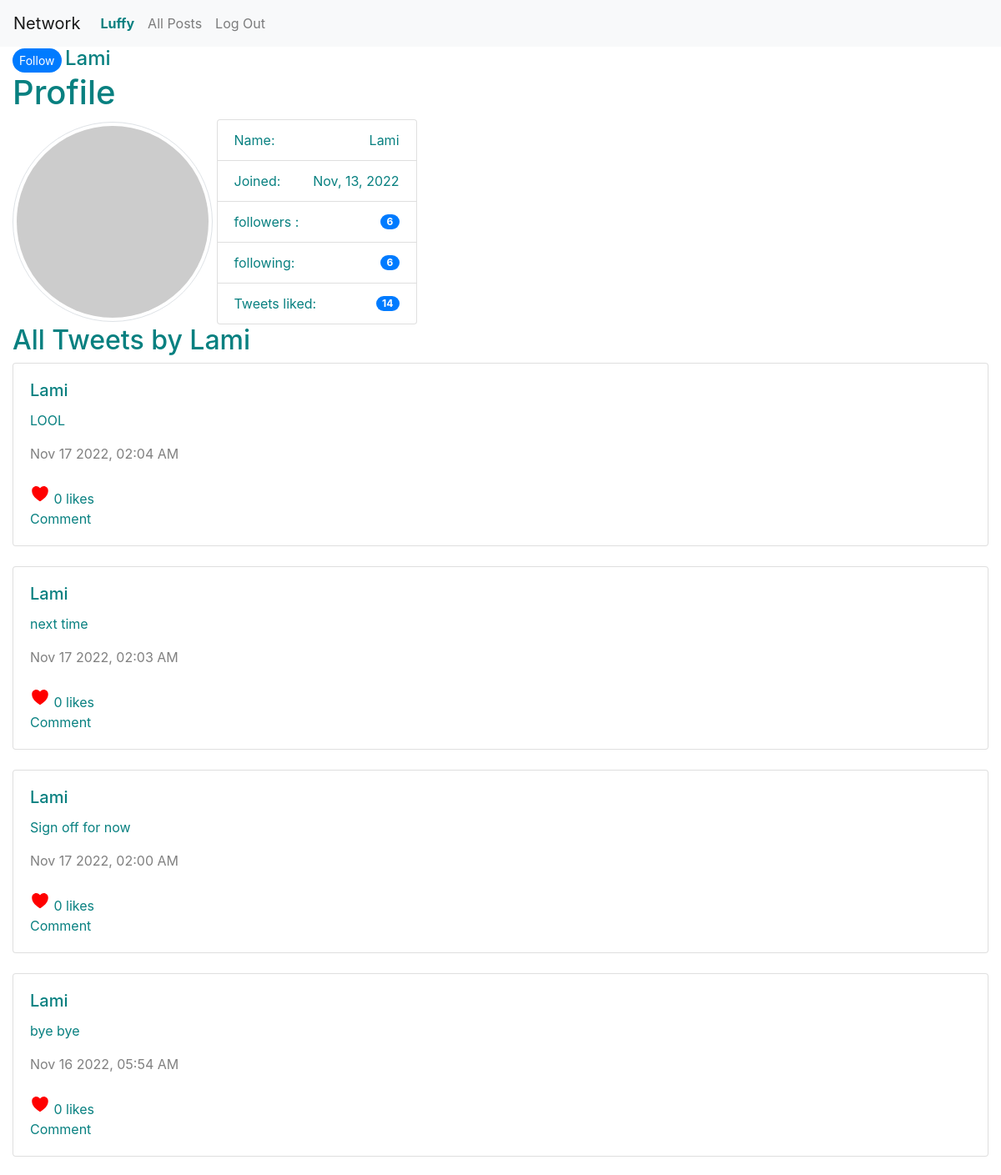
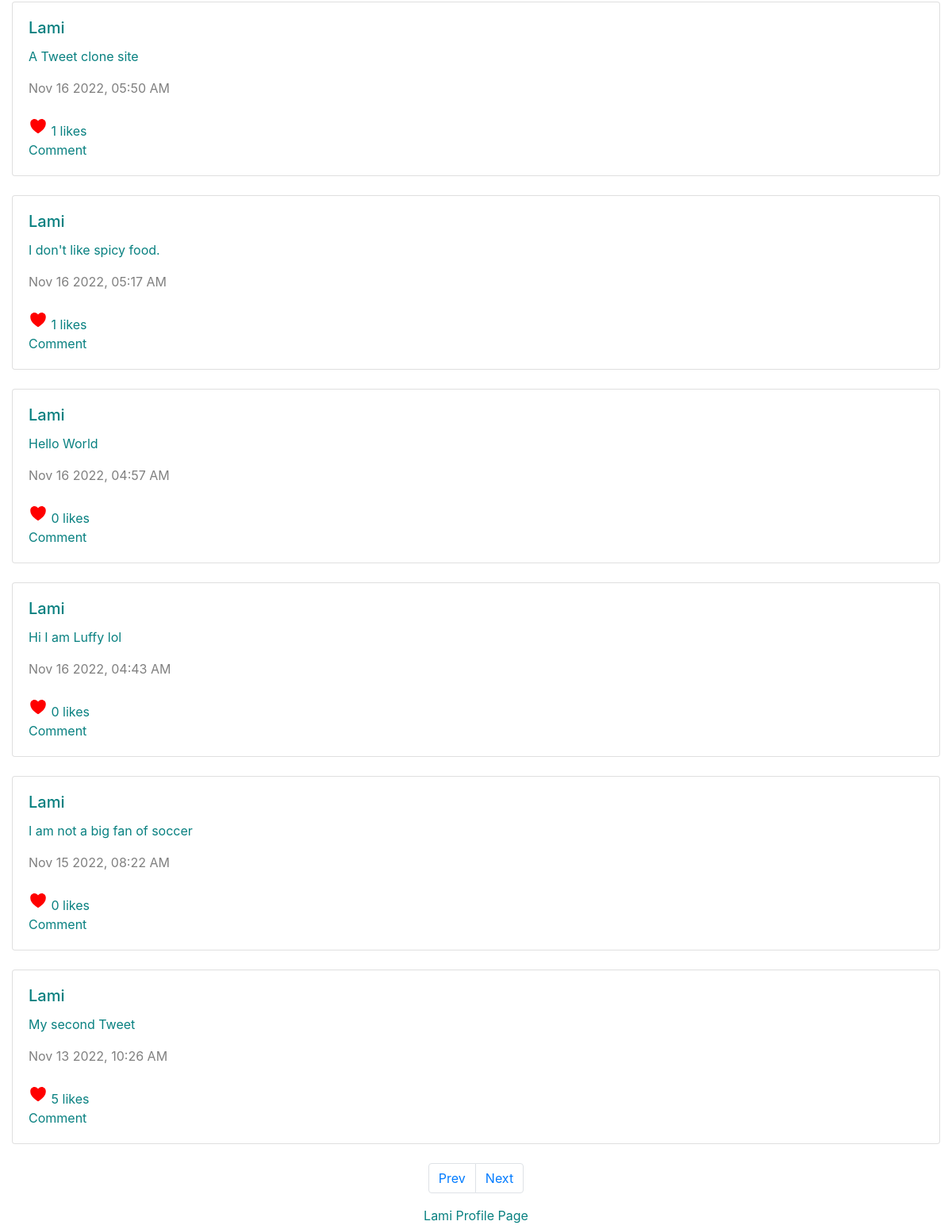
Screenshot of /profile/Lami (signed in) with the database file from the repository (2 pictures, top to bottom).
### network/models.py (models this page shows, shortened)
class User(AbstractUser):
    def __str__(self):
        return f'{self.username}'

class UserPost(models.Model):
    author = models.ForeignKey(User, on_delete=models.CASCADE, related_name="userposts", null=False)
    content = models.TextField(verbose_name="Post", default="", max_length=2048, null=False)
    timestamps = models.DateTimeField(auto_now_add=True)
    user_likes = models.ManyToManyField("User", related_name="liked_posts", null=True)
    def serialize(self):
        return {
            "id": self.id,
            "author": self.author.username,
            "content": self.content,
            "timestamps": self.timestamps.strftime("%b %d %Y, %I:%M %p"),
            "user_likes": self.user_likes.all().count(),
        }

### network/views.py (the view)
# urls.py: path("profile", views.user_profile, name="profile"),
def user_profile(request, profile_name):
    profiler = User.objects.get(username=profile_name)
    print(User._meta.get_fields())
    profile_posts = profiler.userposts.all()
    profile_posts = profile_posts.order_by("-timestamps").all()
    profile_posts = [post.serialize() for post in profile_posts]
    followed = profiler.followed.all()
    followers = profiler.followings.all()
    num_followed = Following.objects.all().filter(followers=profiler.pk)
    num_followers = sum([True for name in followers])
    paginator = Paginator(profile_posts, 10) # Show 10 post per page.
    page_number = request.GET.get('page')
    page_obj = paginator.get_page(page_number)
    print(page_obj.has_next())
    return render(request, 'network/profile.html', {
        'profile_users' : profiler,
        'posts': page_obj,
        'followers': list(str(followed).split(' '))[2] if followed else "0",
        'followed': num_followers,
        'liked_tweets': profiler.liked_posts.all().count(),
        })

### network/models.py (called while the page is built)
    def __repr__(self):
        num = int(sum([True for n in self.followers.all()]))
        return f' {num} followers'

### network/templates/network/profile.html (shortened to what this page needs)
{% extends "network/layout.html" %}
{% load static %}
{% block body %}
{% if user.is_authenticated and user.pk != profile_users.pk %}
<button type="button" class="btn-sm btn-primary rounded-pill rounded-lg " id="followBtn" style="border: none;" data-toggle="button" aria-pressed="false" data-username="{{ profile_users.username  }}">
</button>
  <p class="h4" id="profilename" style="display:inline;"> {{ profile_users.username }} </p>
{% endif %}
<div><h1> Profile </h1>
    <img src="https://robohash.org/23.238.193.4.png" style="width:20vw; display: inline-block;" class="img-fluid img-thumbnail rounded-pill" alt="Responsive image"/>
<ul class="list-group"  style="width:20vw; display: inline-block; vertical-align:middle;">
<li class="list-group-item d-flex justify-content-between align-items-center">
  Name:
    <span class="text" id="username"> {{ profile_users.username  }}</span>
  </li>
   <li class="list-group-item d-flex justify-content-between align-items-center">
      Joined:
    <span class="text-capitalize text-wrap">{{ profile_users.date_joined|date:"M, d, Y" }}</span>
  </li>
  <li class="list-group-item d-flex justify-content-between align-items-center">
     followers :
    <span id="countbadge" class="badge badge-primary badge-pill">{{ followers }}</span>
  </li>
  <li class="list-group-item d-flex justify-content-between align-items-center">
  following:
    <span class="badge badge-primary badge-pill">{{ followed }}</span>
  </li>
    <li class="list-group-item d-flex justify-content-between align-items-center">
  Tweets liked:
    <span class="badge badge-primary badge-pill">{{ liked_tweets }}</span>
  </li>
</ul>
</div>
<h2 id="title_page"> All Tweets by {{ profile_users.username }}</h2>
<div id="posts-section">
	{% for post in posts%}
	 <div class="card">
      <div class="card-body tweetsdiv" data-tweets="{{ post.id }}">
        <h5 class="card-title"> {{ post.author }} </h5>
        <p class="card-text" id="{{ post.id }}"> {{ post.content }} </p>
    	<span style=color:grey;> {{ post.timestamps }} </span> <br/>
    	<br/>
        <span href="#" class="card-link"> <ion-icon name="heart" id="{{ post.id }}box" aria-pressed="false"></ion-icon></span> <span id="{{ post.id }}post"> {{ post.user_likes }} likes <br/> Comment</span>
      </div>
    </div>
    {% empty %}
    No Post yet
	{% endfor %}
</div>
  <nav aria-label="Page navigation example">
  <ul class="pagination justify-content-center" id="page-number">
    <li class="page-item" >
      <a class="page-link" href="#" tabindex="-1" aria-disabled="true">Prev</a>
    </li>
    <li class="page-item">
      <a class="page-link" href="#">Next</a>
    </li>
  </ul>
</nav>
{% endblock %}
{% block footer %}
<footer>{{profile_users.username}} Profile Page </footer>
{% endblock %}

### network/templates/network/layout.html (shortened to what this page needs)
{% load static %}
<!DOCTYPE html>
<html lang="en">
    <head>
        <link rel="stylesheet" href="https://stackpath.bootstrapcdn.com/bootstrap/4.4.1/css/bootstrap.min.css">
        <link href="{% static 'network/styles.css' %}" rel="stylesheet">
    </head>
    <body>
        <nav class="navbar navbar-expand-lg navbar-light bg-light">
            <a class="navbar-brand" href="#">Network</a>
            <div>
              <ul class="navbar-nav mr-auto">
                {% if user.is_authenticated %}
                    <li class="nav-item">
                        <a class="nav-link" data-page="profile" href="{%  url 'profile_id' user.username %}"><strong id="username" >{{ user.username }}</strong></a>
                    </li>
                {% endif %}
                <li class="nav-item">
                  <a class="nav-link" id="all" data-page="all" href="{% url 'index' %}">All Posts</a>
                </li>
                {% if user.is_authenticated %}
                    <li class="nav-item">
                        <a class="nav-link" href="{% url 'logout' %}">Log Out</a>
                    </li>
                {% endif %}
              </ul>
            </div>
          </nav>
        <div class="body container-fluid">
            {% block body %}
            {% endblock %}
        </div>
           {% block footer %}
            {% endblock  %}
    </body>
</html>

### network/static/network/styles.css (style rules this page uses)
* { color: #088080; }
.card { margin-bottom: 1.5em; }
span ion-icon { font-size: 1.5rem; color: red; }
footer { text-align: center; }

### rows the page displays
User: username "Luffy"
User: username "Lami", date_joined "Nov, 13, 2022", author "Lami" "Lami" "Lami" "Lami" "Lami" "Lami" "Lami" "Lami" "Lami" "Lami"
UserPost: content "LOOL"
UserPost: content "next time"
UserPost: content "Sign off for now"
UserPost: content "bye bye"
UserPost: content "A Tweet clone site"
UserPost: content "I don't like spicy food."
UserPost: content "Hello World"
UserPost: content "Hi I am Luffy lol"
UserPost: content "I am not a big fan of soccer"
UserPost: content "My second Tweet"

### other values shown
{{ followers }} "6"
{{ followed }} "6"
{{ liked_tweets }} "14"
{{ post.timestamps }} "Nov 17 2022, 02:04 AM" "Nov 17 2022, 02:03 AM" "Nov 17 2022, 02:00 AM" "Nov 16 2022, 05:54 AM" "Nov 16 2022, 05:50 AM" "Nov 16 2022, 05:17 AM" "Nov 16 2022, 04:57 AM" "Nov 16 2022, 04:43 AM" "Nov 15 2022, 08:22 AM" "Nov 13 2022, 10:26 AM"
{{ post.user_likes }} "0" "0" "0" "0" "1" "1" "0" "0" "0" "5"
